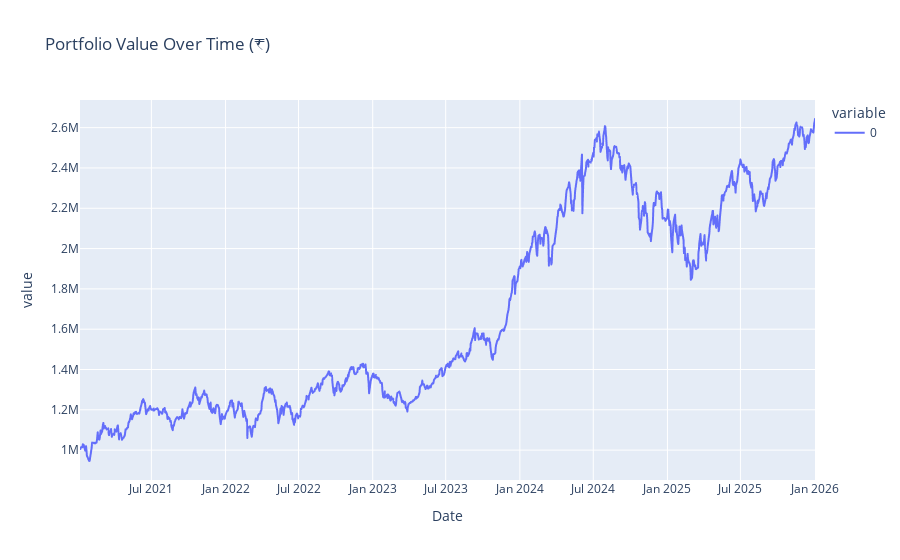
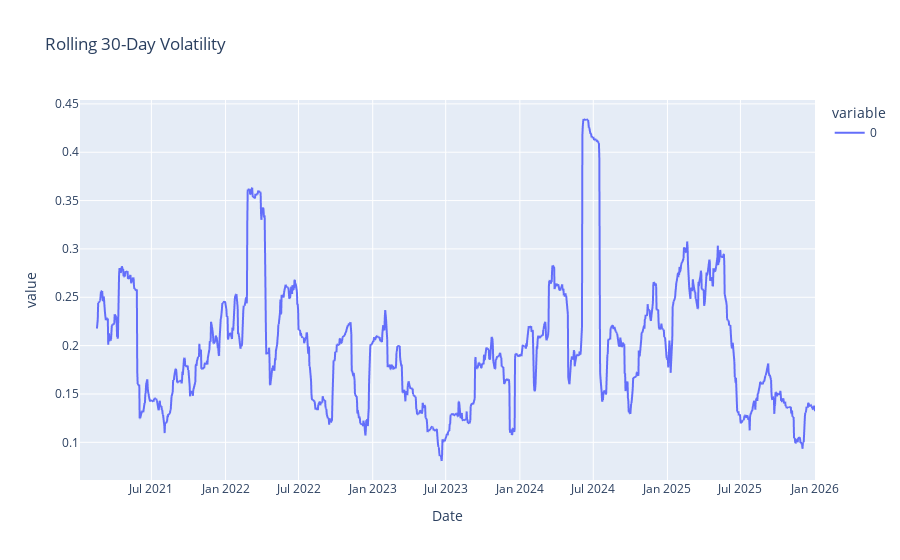
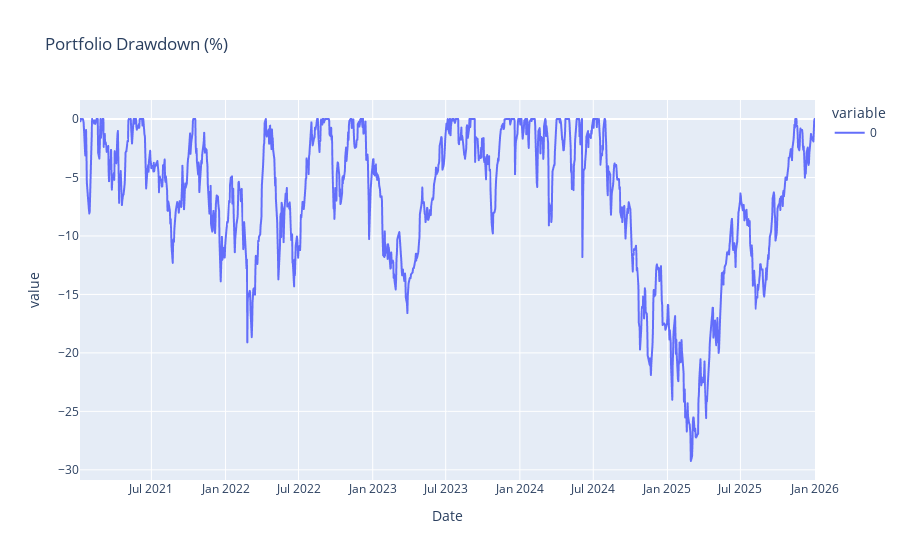
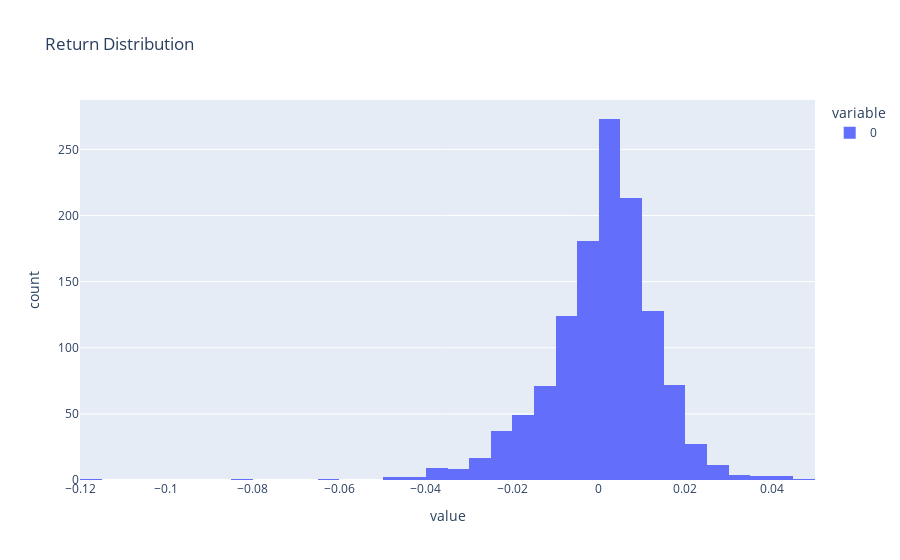

Source (notebook cell) for these figures, in order:
### Markdown cell above
**CAGR Annual_rate of return** :- average annual rate over a period of time 

**Cumulative return** :- total return percentage of gain or loss on an investment 

**Sharpe ratio** :- its a financial metric used to measure the investment risk adjusted return by assessing how much excess return an investment generates per unit of risk 

**Track Drawdown** :- Its a systematically monitor and measure the decline in the value of investment from its highest point to a subsequent lowest point before a new peak is reached

### Code cell
from IPython.display import display
import pandas as pd
import yfinance as yf
import numpy as np
import plotly.graph_objects as go
import plotly.express as px
from scipy.stats import norm

# ---------------------------------------------------------
# SAFE DOWNLOAD FUNCTION
# ---------------------------------------------------------
def safe_download(symbols, period="5y"):
    df = yf.download(symbols, period=period, auto_adjust=False)

    if isinstance(symbols, list):
        try:
            return df["Adj Close"].ffill().bfill()
        except:
            return df["Close"].ffill().bfill()

    if "Adj Close" in df.columns:
        return df["Adj Close"].ffill().bfill()
    elif "Close" in df.columns:
        return df["Close"].ffill().bfill()

    raise ValueError("No valid price data found")

# ---------------------------------------------------------
# MONTE CARLO SIMULATION
# ---------------------------------------------------------
def monte_carlo_simulation(portfolio_returns, n_simulations=1000, n_days=252):
    mu = portfolio_returns.mean()
    sigma = portfolio_returns.std()

    simulated_log_returns = np.random.normal(
        mu, sigma, size=(n_days, n_simulations)
    )

    simulated_paths = np.exp(simulated_log_returns.cumsum(axis=0))
    return simulated_paths, simulated_log_returns

# ---------------------------------------------------------
# PORTFOLIO ANALYSIS WITH INVESTMENT AMOUNT
# ---------------------------------------------------------
def portfolio_analysis(
    portfolio_list,
    period="5y",
    risk_free_rate=0.065,
    var_level=0.95,
    invest_amount=1_000_000  # ₹10 lakh default
):

    TRADING_DAYS = 252

    # -----------------------------
    # DATA
    # -----------------------------
    prices = safe_download(portfolio_list, period).dropna()
    log_returns = np.log(prices / prices.shift(1)).dropna()

    portfolio_returns = log_returns.mean(axis=1)
    cumulative_returns = (1 + portfolio_returns).cumprod()

    portfolio_value = invest_amount * cumulative_returns

    # -----------------------------
    # METRICS
    # -----------------------------
    n_days = len(portfolio_returns)

    cagr = (cumulative_returns.iloc[-1] ** (TRADING_DAYS / n_days) - 1) * 100
    vol = portfolio_returns.std() * np.sqrt(TRADING_DAYS) * 100
    sharpe = ((portfolio_returns.mean() * TRADING_DAYS) - risk_free_rate) / (vol / 100)

    drawdown = cumulative_returns / cumulative_returns.cummax() - 1
    max_dd_pct = drawdown.min() * 100
    max_dd_amt = invest_amount * drawdown.min()

    # -----------------------------
    # VISUALIZATIONS
    # -----------------------------
    px.line(portfolio_value, title="Portfolio Value Over Time (₹)").show()

    px.line(
        portfolio_returns.rolling(30).std() * np.sqrt(TRADING_DAYS),
        title="Rolling 30-Day Volatility"
    ).show()

    px.line(drawdown * 100, title="Portfolio Drawdown (%)").show()

    px.histogram(portfolio_returns, nbins=60, title="Return Distribution").show()

    px.imshow(
        log_returns.corr(),
        color_continuous_scale="RdBu",
        title="Asset Correlation Matrix",
        text_auto=True
    ).show()

    # -----------------------------
    # MONTE CARLO
    # -----------------------------
    paths, sim_log_returns = monte_carlo_simulation(portfolio_returns)
    mc_terminal_values = invest_amount * paths[-1]

    fig = go.Figure()
    for i in range(100):
        fig.add_trace(go.Scatter(
            y=invest_amount * paths[:, i],
            mode="lines",
            opacity=0.15,
            showlegend=False
        ))
    fig.update_layout(title="Monte Carlo Simulation – Portfolio Value Paths (₹)")
    fig.show()

    px.histogram(
        mc_terminal_values,
        nbins=50,
        title="Monte Carlo Terminal Portfolio Value Distribution (₹)"
    ).show()

    # -----------------------------
    # VALUE AT RISK (VaR)
    # -----------------------------
    alpha = 1 - var_level

    # % VaR
    hist_var_pct = np.percentile(portfolio_returns, alpha * 100)
    para_var_pct = portfolio_returns.mean() + portfolio_returns.std() * norm.ppf(alpha)
    mc_var_pct = np.percentile(sim_log_returns.flatten(), alpha * 100)

    # ₹ VaR
    hist_var_amt = invest_amount * hist_var_pct
    para_var_amt = invest_amount * para_var_pct
    mc_var_amt = invest_amount * mc_var_pct

    # Expected Shortfall
    hist_es_pct = portfolio_returns[portfolio_returns <= hist_var_pct].mean()
    mc_es_pct = sim_log_returns.flatten()[sim_log_returns.flatten() <= mc_var_pct].mean()

    hist_es_amt = invest_amount * hist_es_pct
    mc_es_amt = invest_amount * mc_es_pct

    # -----------------------------
    # SUMMARY TABLES
    # -----------------------------
    performance_summary = pd.DataFrame({
        "Metric": [
            "CAGR (%)",
            "Annual Volatility (%)",
            "Sharpe Ratio",
            "Max Drawdown (%)",
            "Max Drawdown (₹)"
        ],
        "Value": [
            round(cagr,4),
            round(vol,4),
            round(sharpe,4),
            round(max_dd_pct,4),
            round(max_dd_amt,2)
        ]
    })

    var_summary = pd.DataFrame({
        "Risk Measure": [
            "Historical VaR (₹)",
            "Parametric VaR (₹)",
            "Monte Carlo VaR (₹)",
            "Historical ES (₹)",
            "Monte Carlo ES (₹)"
        ],
        "Loss Amount": [
            round(hist_var_amt,2),
            round(para_var_amt,2),
            round(mc_var_amt,2),
            round(hist_es_amt,2),
            round(mc_es_amt,2)
        ]
    })

    display(performance_summary)
    display(var_summary)

    return performance_summary, var_summary

# ---------------------------------------------------------
# RUN
# ---------------------------------------------------------
portfolio_list = [
    "BDL.NS","CANBK.NS","BEL.NS","ADANIPOWER.NS","ITC.NS","ASHOKLEY.NS",
    "LTF.NS","BHEL.NS","BIOCON.NS","SAIL.NS","BANKINDIA.NS",
    "IREDA.NS","INDUSTOWER.NS","SWIGGY.NS","NYKAA.NS",
    "FEDERALBNK.NS","AARTIIND.NS"
]

portfolio_analysis(
    portfolio_list=portfolio_list,
    period="5y",
    risk_free_rate=0.0635,
    var_level=0.95,
    invest_amount=1_000_000  # ₹10 lakh
)

### Figure 1 — Plotly figure (JSON) as saved in the notebook; plotly's stock layout.template omitted (floating-point values rounded to 4 significant figures; data arrays with more than 128 entries replaced by an {"elided": "..."} marker saying what was removed)
{"data": [{"hovertemplate": "variable=0<br>Date=%{x}<br>value=%{y}<extra></extra>", "legendgroup": "0", "line": {"color": "#636efa", "dash": "solid"}, "marker": {"symbol": "circle"}, "mode": "lines", "name": "0", "showlegend": true, "type": "scattergl", "x": {"elided": "1238 str values"}, "xaxis": "x", "y": {"elided": "1238 float values"}, "yaxis": "y"}], "layout": {"legend": {"title": {"text": "variable"}, "tracegroupgap": 0}, "title": {"text": "Portfolio Value Over Time (₹)"}, "xaxis": {"anchor": "y", "domain": [0, 1], "title": {"text": "Date"}}, "yaxis": {"anchor": "x", "domain": [0, 1], "title": {"text": "value"}}}}

### Figure 2 — Plotly figure (JSON) as saved in the notebook; plotly's stock layout.template omitted (floating-point values rounded to 4 significant figures; data arrays with more than 128 entries replaced by an {"elided": "..."} marker saying what was removed)
{"data": [{"hovertemplate": "variable=0<br>Date=%{x}<br>value=%{y}<extra></extra>", "legendgroup": "0", "line": {"color": "#636efa", "dash": "solid"}, "marker": {"symbol": "circle"}, "mode": "lines", "name": "0", "showlegend": true, "type": "scattergl", "x": {"elided": "1238 str values"}, "xaxis": "x", "y": {"elided": "1238 float values"}, "yaxis": "y"}], "layout": {"legend": {"title": {"text": "variable"}, "tracegroupgap": 0}, "title": {"text": "Rolling 30-Day Volatility"}, "xaxis": {"anchor": "y", "domain": [0, 1], "title": {"text": "Date"}}, "yaxis": {"anchor": "x", "domain": [0, 1], "title": {"text": "value"}}}}

### Figure 3 — Plotly figure (JSON) as saved in the notebook; plotly's stock layout.template omitted (floating-point values rounded to 4 significant figures; data arrays with more than 128 entries replaced by an {"elided": "..."} marker saying what was removed)
{"data": [{"hovertemplate": "variable=0<br>Date=%{x}<br>value=%{y}<extra></extra>", "legendgroup": "0", "line": {"color": "#636efa", "dash": "solid"}, "marker": {"symbol": "circle"}, "mode": "lines", "name": "0", "showlegend": true, "type": "scattergl", "x": {"elided": "1238 str values"}, "xaxis": "x", "y": {"elided": "1238 float values"}, "yaxis": "y"}], "layout": {"legend": {"title": {"text": "variable"}, "tracegroupgap": 0}, "title": {"text": "Portfolio Drawdown (%)"}, "xaxis": {"anchor": "y", "domain": [0, 1], "title": {"text": "Date"}}, "yaxis": {"anchor": "x", "domain": [0, 1], "title": {"text": "value"}}}}

### Figure 4 — Plotly figure (JSON) as saved in the notebook; plotly's stock layout.template omitted (floating-point values rounded to 4 significant figures; data arrays with more than 128 entries replaced by an {"elided": "..."} marker saying what was removed)
{"data": [{"bingroup": "x", "hovertemplate": "variable=0<br>value=%{x}<br>count=%{y}<extra></extra>", "legendgroup": "0", "marker": {"color": "#636efa", "pattern": {"shape": ""}}, "name": "0", "nbinsx": 60, "orientation": "v", "showlegend": true, "type": "histogram", "x": {"elided": "1238 float values"}, "xaxis": "x", "yaxis": "y"}], "layout": {"barmode": "relative", "legend": {"title": {"text": "variable"}, "tracegroupgap": 0}, "title": {"text": "Return Distribution"}, "xaxis": {"anchor": "y", "domain": [0, 1], "title": {"text": "value"}}, "yaxis": {"anchor": "x", "domain": [0, 1], "title": {"text": "count"}}}}
